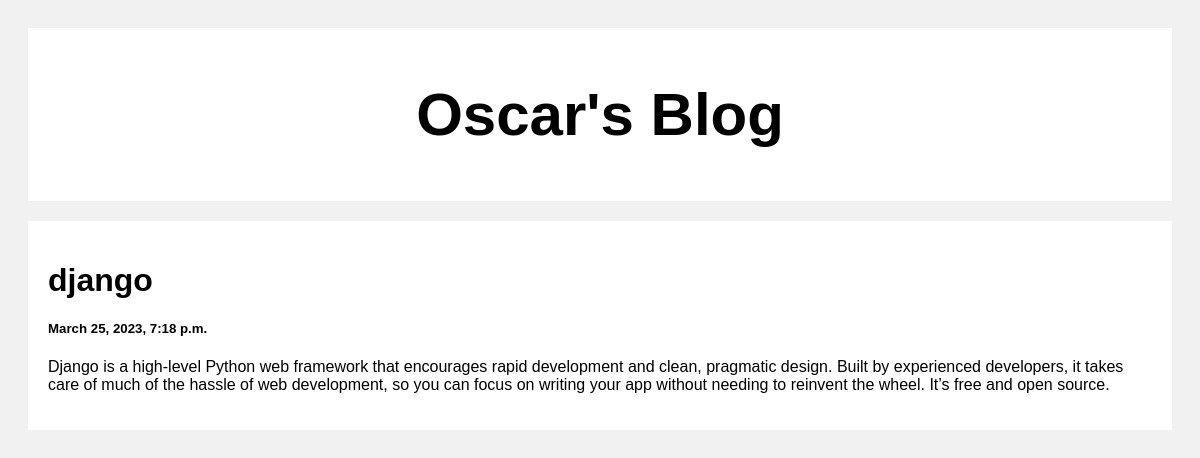
The page /post/5 on the database its author committed.
### post/models.py (models this page shows)
class Post(models.Model):
    title = models.CharField(max_length=200)
    body = models.CharField(max_length=20000000)
    created_at = models.DateTimeField(default = datetime.now, blank=True)

### post/views.py (the view)
# urls.py: path('post/<str:pk>', views.page)
def page(request, pk):
    posts = Post.objects.get(id=pk)
    return render(request, 'post.html',{'posts':posts})

### template/post.html (shortened to what this page needs)
<!DOCTYPE html>
<html>
<head>
</head>
<body>
<div class="header">
  <h2>Oscar's Blog</h2>
</div>
<div class="row">
  <div class="leftcolumn">
    <div class="card">
       <h1>{{posts.title}}</h1>
       <h5>{{posts.created_at}}</h5>
       <p>{{posts.body}}</p>
    </div>
  </div>
</div>
</body>
</html>

### template/post.html (style rules this page uses)
* { box-sizing: border-box; }
body { font-family: Arial; padding: 20px; background: #f1f1f1; }
.header { padding: 2px; font-size: 40px; text-align: center; background: white; }
.leftcolumn { float: left; width: 100%; }
.card { background-color: white; padding: 20px; margin-top: 20px; }
.row:after { content: ""; display: table; clear: both; }

### rows shown on the page
Post: title "django", created_at "March 25, 2023, 7:18 p.m.", body "Django is a high-level Python web framework that encourages rapid development and clean, pragmatic design. Built by experienced developers, it takes care of much of the hassle of web development, so you can focus on writing your app without needing to reinvent the wheel. It’s free and open source."
